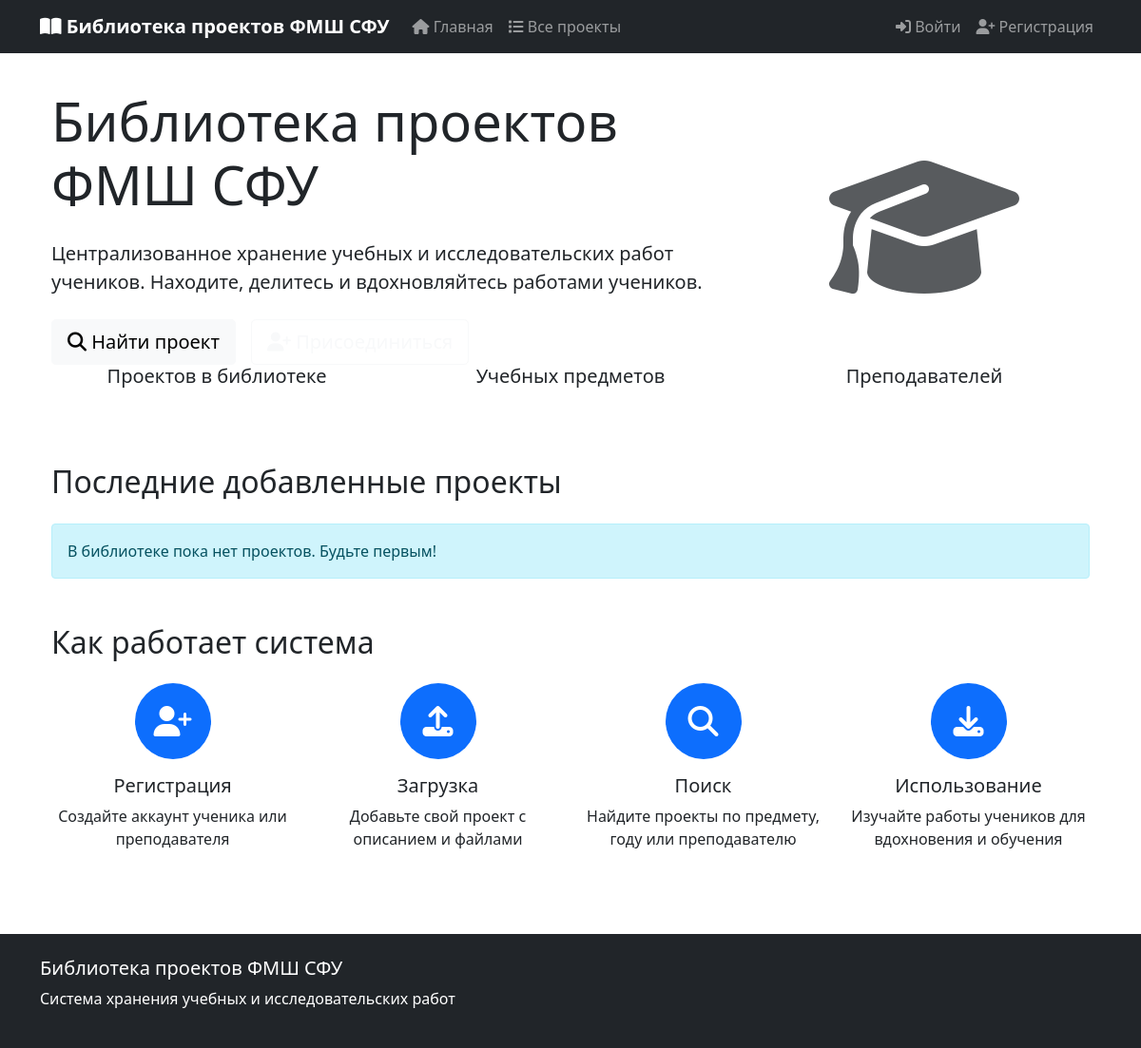
Before: / with the older database file.
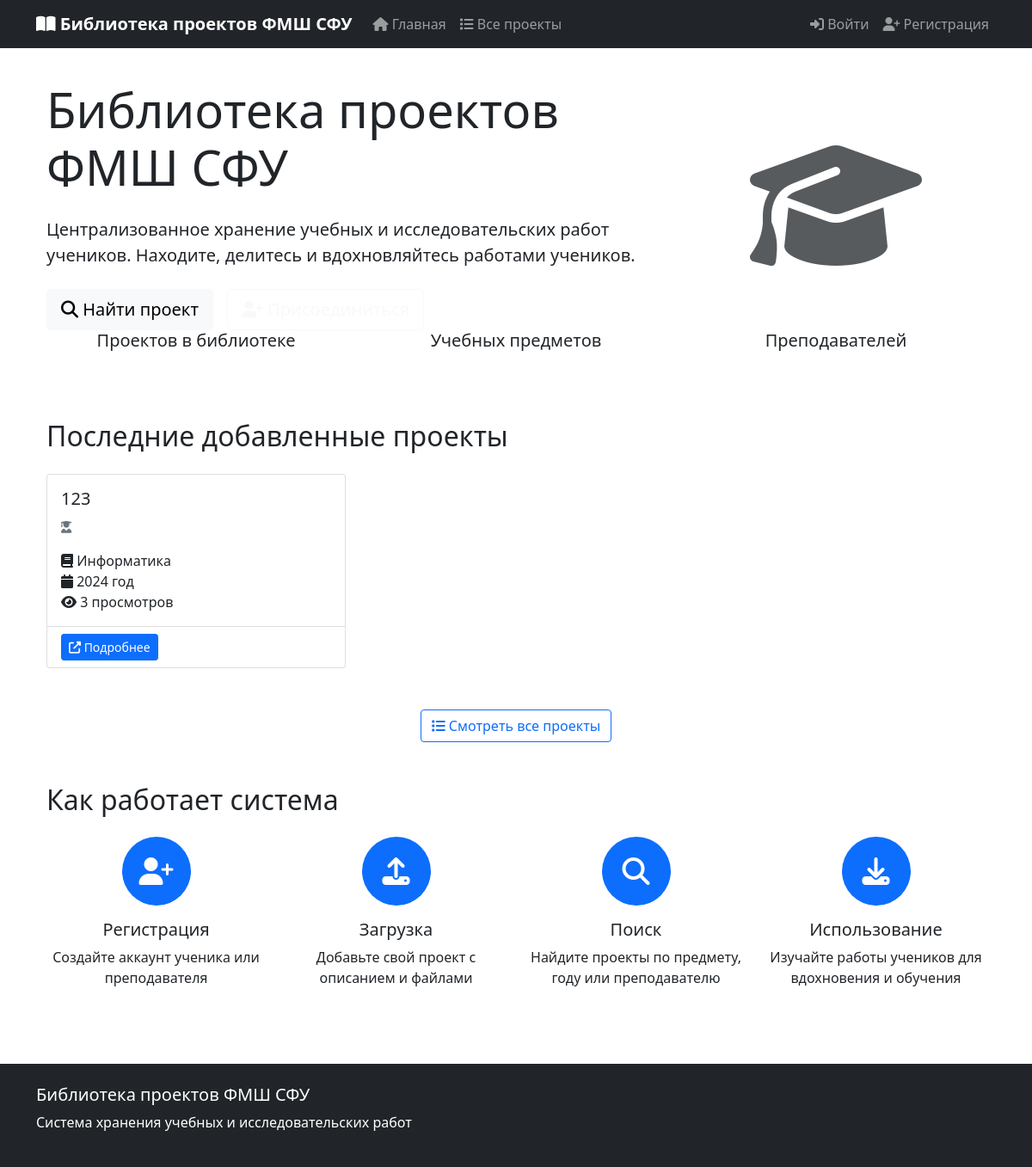
After: the same page with the newer database file.
### projects/models.py (models this page shows, shortened)
class Project(models.Model):
    STATUS_CHOICES = [
        ('draft', 'Черновик'),
        ('pending', 'На модерации'),
        ('published', 'Опубликован'),
        ('rejected', 'Отклонен'),
        ('archived', 'В архиве'),
    ]
    title = models.CharField(max_length=300, verbose_name="Название проекта")
    description = models.TextField(verbose_name="Описание")
    subject = models.ForeignKey(
        Subject,
        on_delete=models.SET_NULL,
        null=True,
        related_name='projects',
        verbose_name="Предмет"
    )
    teacher = models.ForeignKey(
        Teacher,
        on_delete=models.SET_NULL,
        null=True,
        related_name='supervised_projects',
        verbose_name="Руководитель"
    )
    pupils = models.ManyToManyField(
        Pupil,
        related_name='projects',
        verbose_name="Авторы-ученики"
    )
    year = models.IntegerField(verbose_name="Год выполнения")
    keywords = models.CharField(
        max_length=500,
        verbose_name="Ключевые слова",
        help_text="Через запятую",
        blank=True
    )
    project_file = models.FileField(
        upload_to='projects/files/%Y/%m/%d/',
        verbose_name="Файл проекта",
        validators=[FileExtensionValidator(['pdf', 'doc', 'docx', 'zip', 'rar', '7z'])],
        null=True,
        blank=True
    )
    status = models.CharField(
        max_length=20,
        choices=STATUS_CHOICES,
        default='draft',
        verbose_name="Статус"
    )
    views = models.IntegerField(default=0, verbose_name="Просмотры")
    downloads = models.IntegerField(default=0, verbose_name="Скачивания")
    created_at = models.DateTimeField(auto_now_add=True, verbose_name="Дата создания")
    updated_at = models.DateTimeField(auto_now=True, verbose_name="Дата обновления")
    published_at = models.DateTimeField(null=True, blank=True, verbose_name="Дата публикации")
    class Meta:
        verbose_name = "Проект"
        verbose_name_plural = "Проекты"
        ordering = ['-created_at']
        indexes = [
            models.Index(fields=['status', 'created_at']),
            models.Index(fields=['year', 'subject']),
        ]

class Subject(models.Model):
    name = models.CharField(max_length=200, verbose_name="Название предмета")
    code = models.CharField(max_length=20, verbose_name="Код предмета", blank=True)
    description = models.TextField(verbose_name="Описание", blank=True)
    class Meta:
        verbose_name = "Предмет"
        verbose_name_plural = "Предметы"
        ordering = ['name']
    def __str__(self):
        return self.name

### projects/views.py (the view)
# urls.py: path('', views.index, name='index'),
def index(request):
    latest_projects = Project.objects.filter(status='published')[:6]
    popular_projects = Project.objects.filter(status='published').order_by('-views')[:3]
    stats = {
        'projects': Project.objects.filter(status='published').count(),
        'pupils': Pupil.objects.count(),
        'teachers': Teacher.objects.count(),
        'subjects': Subject.objects.count(),
    }
    context = {
        'latest_projects': latest_projects,
        'popular_projects': popular_projects,
        'stats': stats,
    }
    return render(request, 'projects/index.html', context)

### projects/templates/projects/index.html (shortened to what this page needs)
{% extends 'projects/base.html' %}
{% block content %}
<section class="hero-section">
    <div class="container">
        <div class="row align-items-center">
            <div class="col-lg-8">
                <h1 class="display-4 mb-4">Библиотека проектов ФМШ СФУ</h1>
                <p class="lead mb-4">Централизованное хранение учебных и исследовательских работ учеников. Находите, делитесь и вдохновляйтесь работами учеников.</p>
                <div class="d-flex gap-3">
                    <a href="{% url 'project_list' %}" class="btn btn-light btn-lg">
                        <i class="fas fa-search"></i> Найти проект
                    </a>
                    {% if user.is_authenticated %}
                    <a href="{% url 'project_add' %}" class="btn btn-outline-light btn-lg">
                        <i class="fas fa-plus"></i> Добавить проект
                    </a>
                    {% else %}
                    <a href="{% url 'register' %}" class="btn btn-outline-light btn-lg">
                        <i class="fas fa-user-plus"></i> Присоединиться
                    </a>
                    {% endif %}
                </div>
            </div>
            <div class="col-lg-4 d-none d-lg-block">
                <div class="text-center">
                    <i class="fas fa-graduation-cap fa-10x opacity-75"></i>
                </div>
            </div>
        </div>
    </div>
</section>
<section class="container mb-5">
    <div class="row text-center">
        <div class="col-md-4 mb-4">
            <div class="stat-card">
                <h5>Проектов в библиотеке</h5>
            </div>
        </div>
        <div class="col-md-4 mb-4">
            <div class="stat-card">
                <h5>Учебных предметов</h5>
            </div>
        </div>
        <div class="col-md-4 mb-4">
            <div class="stat-card">
                <h5>Преподавателей</h5>
            </div>
        </div>
    </div>
</section>
<section class="container mb-5">
    <h2 class="mb-4">Последние добавленные проекты</h2>
    {% if latest_projects %}
    <div class="row">
        {% for project in latest_projects %}
        <div class="col-md-6 col-lg-4 mb-4">
            <div class="card h-100">
                <div class="card-body">
                    <h5 class="card-title">{{ project.title|truncatechars:60 }}</h5>
                    <p class="card-text text-muted">
                        <small>
                            <i class="fas fa-user-graduate"></i>
                        </small>
                    </p>
                    <p class="card-text">
                        <i class="fas fa-book"></i> {{ project.subject }}<br>
                        <i class="fas fa-calendar"></i> {{ project.year }} год<br>
                        <i class="fas fa-eye"></i> {{ project.views }} просмотров
                    </p>
                </div>
                <div class="card-footer bg-transparent">
                    <a href="{% url 'project_detail' project.pk %}" class="btn btn-primary btn-sm">
                        <i class="fas fa-external-link-alt"></i> Подробнее
                    </a>
                </div>
            </div>
        </div>
        {% endfor %}
    </div>
    <div class="text-center mt-4">
        <a href="{% url 'project_list' %}" class="btn btn-outline-primary">
            <i class="fas fa-list"></i> Смотреть все проекты
        </a>
    </div>
    {% else %}
    <div class="alert alert-info">
        <p class="mb-0">В библиотеке пока нет проектов. Будьте первым!</p>
    </div>
    {% endif %}
</section>
<section class="container mb-5">
    <h2 class="mb-4">Как работает система</h2>
    <div class="row">
        <div class="col-md-3 mb-4">
            <div class="text-center">
                <div class="rounded-circle bg-primary d-inline-flex align-items-center justify-content-center mb-3"
                     style="width: 80px; height: 80px;">
                    <i class="fas fa-user-plus fa-2x text-white"></i>
                </div>
                <h5>Регистрация</h5>
                <p>Создайте аккаунт ученика или преподавателя</p>
            </div>
        </div>
        <div class="col-md-3 mb-4">
            <div class="text-center">
                <div class="rounded-circle bg-primary d-inline-flex align-items-center justify-content-center mb-3"
                     style="width: 80px; height: 80px;">
                    <i class="fas fa-upload fa-2x text-white"></i>
                </div>
                <h5>Загрузка</h5>
                <p>Добавьте свой проект с описанием и файлами</p>
            </div>
        </div>
        <div class="col-md-3 mb-4">
            <div class="text-center">
                <div class="rounded-circle bg-primary d-inline-flex align-items-center justify-content-center mb-3"
                     style="width: 80px; height: 80px;">
                    <i class="fas fa-search fa-2x text-white"></i>
                </div>
                <h5>Поиск</h5>
                <p>Найдите проекты по предмету, году или преподавателю</p>
            </div>
        </div>
        <div class="col-md-3 mb-4">
            <div class="text-center">
                <div class="rounded-circle bg-primary d-inline-flex align-items-center justify-content-center mb-3"
                     style="width: 80px; height: 80px;">
                    <i class="fas fa-download fa-2x text-white"></i>
                </div>
                <h5>Использование</h5>
                <p>Изучайте работы учеников для вдохновения и обучения</p>
            </div>
        </div>
    </div>
</section>
{% endblock %}

### projects/templates/projects/base.html (shortened to what this page needs)
<!DOCTYPE html>
<html lang="ru">
<head>
    <link href="https://cdn.jsdelivr.net/npm/bootstrap@5.1.3/dist/css/bootstrap.min.css" rel="stylesheet">
    <link rel="stylesheet" href="https://cdnjs.cloudflare.com/ajax/libs/font-awesome/6.4.0/css/all.min.css">
</head>
<body>
    <nav class="navbar navbar-expand-lg navbar-dark bg-dark fixed-top">
        <div class="container">
            <a class="navbar-brand" href="{% url 'index' %}">
                <i class="fas fa-book-open"></i> Библиотека проектов ФМШ СФУ
            </a>
            <div class="collapse navbar-collapse" id="navbarNav">
                <ul class="navbar-nav me-auto">
                    <li class="nav-item">
                        <a class="nav-link" href="{% url 'index' %}">
                            <i class="fas fa-home"></i> Главная
                        </a>
                    </li>
                    <li class="nav-item">
                        <a class="nav-link" href="{% url 'project_list' %}">
                            <i class="fas fa-list"></i> Все проекты
                        </a>
                    </li>
                </ul>
                <ul class="navbar-nav">
                    {% if user.is_authenticated %}
                        <li class="nav-item dropdown">
                            <a class="nav-link dropdown-toggle" href="#" id="userDropdown" role="button" data-bs-toggle="dropdown">
                                <i class="fas fa-user"></i> {{ user.username }}
                            </a>
                            <ul class="dropdown-menu">
                                <li><a class="dropdown-item" href="{% url 'profile' %}">
                                    <i class="fas fa-user-circle"></i> Профиль
                                </a></li>
                                <li><hr class="dropdown-divider"></li>
                                <li>
                                    <form method="post" action="{% url 'logout' %}" style="display: inline;">
                                        {% csrf_token %}
                                        <button type="submit" class="dropdown-item">
                                            <i class="fas fa-sign-out-alt"></i> Выйти
                                        </button>
                                    </form>
                                </li>
                            </ul>
                        </li>
                    {% else %}
                        <li class="nav-item">
                            <a class="nav-link" href="{% url 'login' %}">
                                <i class="fas fa-sign-in-alt"></i> Войти
                            </a>
                        </li>
                        <li class="nav-item">
                            <a class="nav-link" href="{% url 'register' %}">
                                <i class="fas fa-user-plus"></i> Регистрация
                            </a>
                        </li>
                    {% endif %}
                </ul>
            </div>
        </div>
    </nav>
    <main class="container my-4">
        {% block content %}{% endblock %}
    </main>
    <footer class="bg-dark text-white py-4 mt-5">
        <div class="container">
            <div class="row">
                <div class="col-md-6">
                    <h5>Библиотека проектов ФМШ СФУ</h5>
                    <p>Система хранения учебных и исследовательских работ</p>
                </div>
            </div>
        </div>
    </footer>
</body>
</html>

### projects/templates/projects/base.html (style rules this page uses)
body { font-family: 'Segoe UI', Tahoma, Geneva, Verdana, sans-serif; padding-top: 70px; }
.navbar-brand { font-weight: bold; }

Changed rows visible on the page:
added Project: title "123", subject "Информатика", year "2024", views "3"
Other visible differences:
text no longer shown: "В библиотеке пока нет проектов. Будьте первым!"
text now shown: "Смотреть все проекты"
